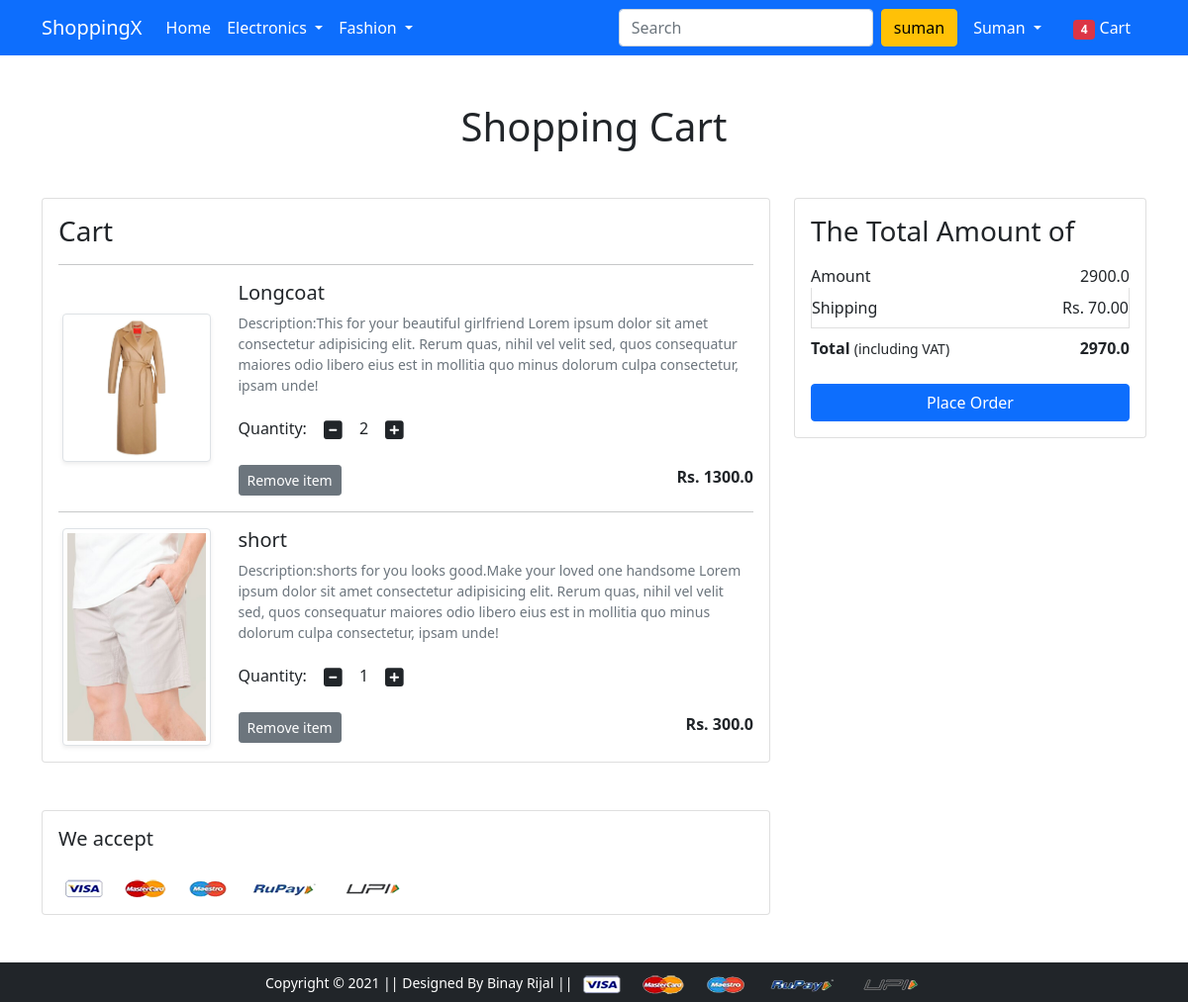
Page /cart/ (signed in) on the earlier database version.
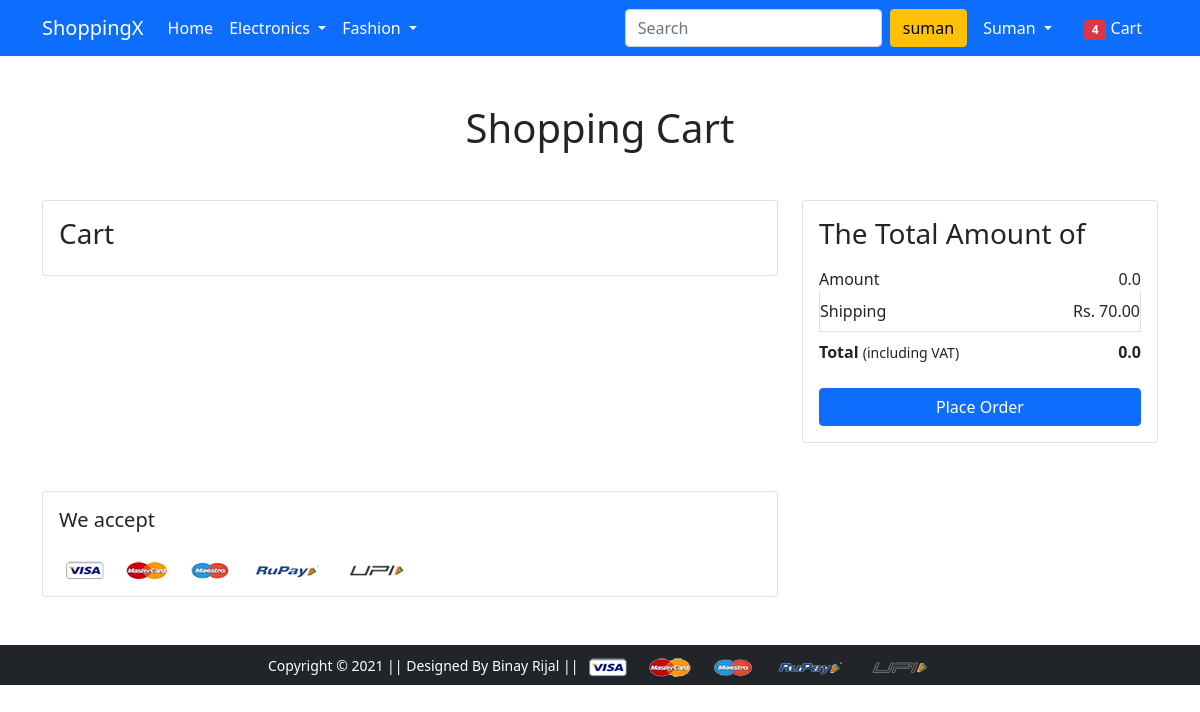
Same page on the later database version.
### app/models.py (models this page shows, shortened)
class Cart(models.Model):
    user=models.ForeignKey(User,on_delete=models.CASCADE)
    product=models.ForeignKey(Product,on_delete=models.CASCADE)
    quantity=models.PositiveIntegerField(default=1)

class Product(models.Model):
    title=models.CharField(max_length=100)
    selling_price=models.FloatField()
    discounted_price=models.FloatField()
    description=models.TextField()
    brand=models.CharField(max_length=50)
    category=models.CharField(choices=CATEGORY_CHOICES,max_length=2)
    product_image=models.ImageField(upload_to='productimg')
    @property
    def lastprice(self):
        return self.selling_price-self.discounted_price

### app/views.py (the view)
# urls.py: path('cart/',views.show_cart,name='showcart'),
def show_cart(request):
 if request.user.is_authenticated:
  user=request.user
  cart=Cart.objects.filter(user=user)
  amount=0.0
  shipping=70.0
  total_amount=0.0
  product_cart=[p for p in Cart.objects.all() if p.user==request.user]
  if product_cart:
   for p in product_cart:
    price=p.product.selling_price-p.product.discounted_price
    tempamount=(p.quantity*price)
    amount=amount+tempamount
   total_amount=amount+shipping
  return render(request,'app/addtocart.html',{'carts':cart,'amount':amount,'total_amount':total_amount})

### app/templates/app/addtocart.html (shortened to what this page needs)
{% extends 'app/base.html' %}
{% load static %}
{% block main-content %}
<div class="container my-5">
 <div class="row">
  <h1 class="text-center mb-5">Shopping Cart</h1>
  <div class="col-sm-8">
  <div class="card">
   <div class="card-body">
    <h3>Cart</h3>
    {%for cart in carts%}
    <hr>
    <div class="row">
     <div class="col-sm-3 text-center align-self-center"><img src="{{cart.product.product_image.url}}" alt="" srcset="" class="img-fluid img-thumbnail shadow-sm" height="150" width="150"></div>
     <div class="col-sm-9">
      <div>
       <h5>{{cart.product.title}}</h5>
       <p class="mb-2 text-muted small">Description:{{cart.product.description}} Lorem ipsum dolor sit amet consectetur adipisicing elit. Rerum quas, nihil vel velit sed, quos consequatur maiores odio libero eius est in mollitia quo minus dolorum culpa consectetur, ipsam unde!</p>
       <div class="my-3">
        <label for="quantity">Quantity:</label>
        <a class="minus-cart btn" pid="{{cart.product.id}}"><i class="fas fa-minus-square fa-lg"></i></a>
          <span id="quantity">{{cart.quantity}}</span>
        <a class="plus-cart btn" pid="{{cart.product.id}}"><i class="fas fa-plus-square fa-lg"></i></a>
       </div>
        <div class="d-flex justify-content-between">
         <a href="#" class="btn btn-sm btn-secondary mr-3 remove-cart" pid="{{cart.product.id}}">Remove item </a>
         <p class="mb-0"><span><strong>Rs. {{cart.product.lastprice}}</strong></span></p>
        </div>
       </div>
      </div>
     </div>
    {%endfor%}
   </div>
   </div>
  </div>
  <div class="col-sm-4">
   <div class="card">
    <div class="card-body">
      <h3>The Total Amount of</h3>
      <ul class="list-group">
       <li class="list-group-item d-flex justify-content-between align-items-center border-0 px-0 pb-0">Amount<span><span id="amount">{{amount}}</span></span></li>
       <li class="list-group-item d-flex justify-content-between align-items-center px-0">Shipping<span>Rs. 70.00</span></li>
       <li class="list-group-item d-flex justify-content-between align-items-center border-0 px-0 mb-3">
        <div>
           <strong>Total</strong> <small>(including VAT)</small>
         </div>
         <span><strong><strong id="totalamount">{{total_amount}}</strong></strong></span>
       </li>
      </ul>
      <div class="d-grid"><a href="{% url 'checkout' %}" class="btn btn-primary">Place Order</a></div>
    </div>
   </div>
  </div>
 </div>
</div>
<div class="container">
 <div class="row">
  <div class="col-sm-8">
   <div class="card">
    <div class="card-body">
      <h5 class="mb-4">We accept</h5>
      <img src="{% static 'app/images/payment.png' %}" alt="" class="img-fluid">
    </div>
  </div>
  </div>
 </div>
</div>
{% endblock main-content %}

Differences in the rows shown:
removed Cart: product.product_image (picture), product "Longcoat", product.description "This for your beautiful girlfriend", quantity "2", product.lastprice "1300.0"
removed Cart: product.product_image (picture), product "short", product.description "shorts for you looks good.Make your loved one handsome", quantity "1", product.lastprice "300.0"
Other differences:
{{ amount }}: "2900.0" → "0.0"
{{ total_amount }}: "2970.0" → "0.0"
